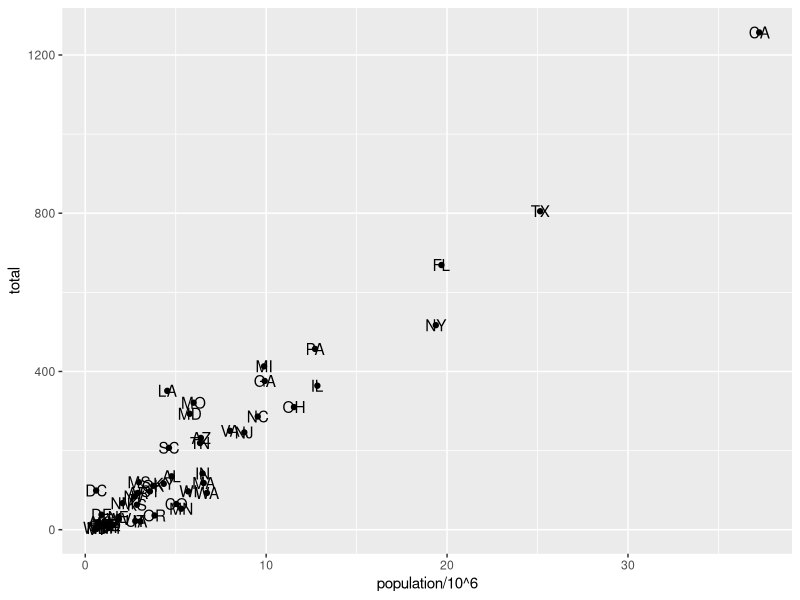
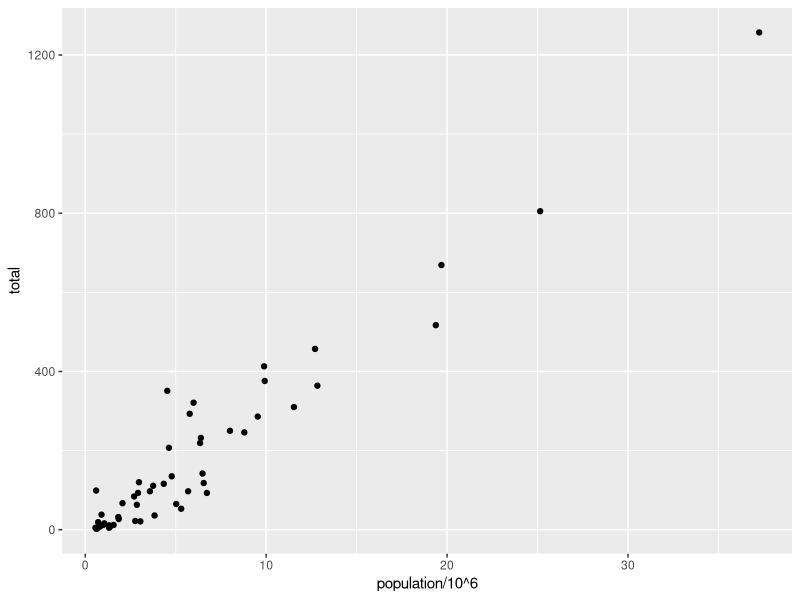
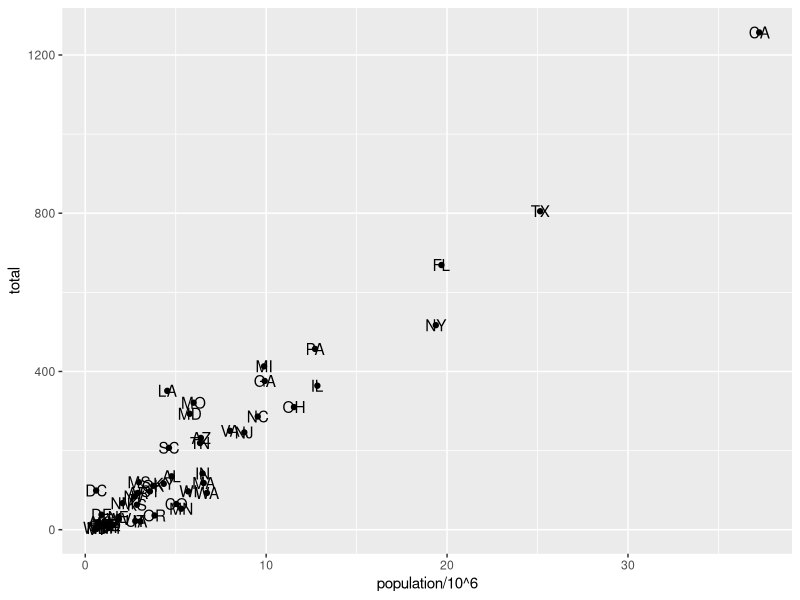

Reproduce these figures in R, in order. (Note: this script raises an error after producing the figures.)





library(ggplot2)
library(tidyverse)
library(dslabs)
data(murders)
view(murders)
murders %>% ggplot() +
  geom_point(aes(x = population/10^6, y = total))+
  geom_text(aes(population/10^6, total, label = abb))

# add points layer to predefined ggplot object
p <- ggplot(data = murders)
p + geom_point(aes(population/10^6, total))

# add text layer to scatterplot
p + geom_point(aes(population/10^6, total)) +
  geom_text(aes(population/10^6, total, label = abb))


# for example -------------------------------------------------------------



# no error from this call
p_test <- p + geom_text(aes(population/10^6, total, label = abb))

# error - "abb" is not a globally defined variable and cannot be found outside of aes
p_test <- p + geom_text(aes(population/10^6, total), label = abb)



# explicacion -------------------------------------------------------------
